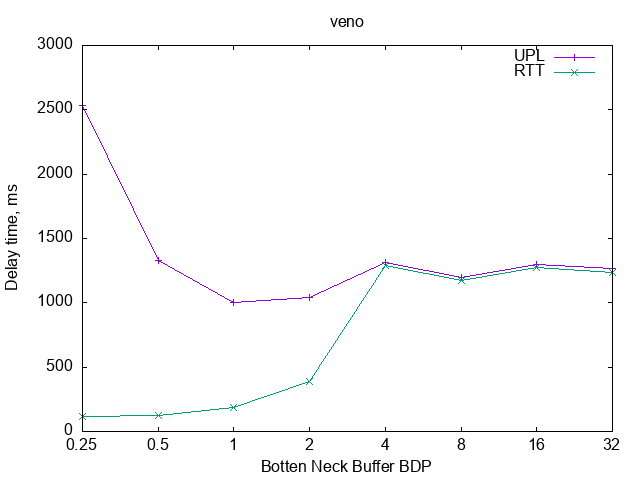

Generate this figure with gnuplot:
set term png
set output 'veno.png' 

set key fixed right top vertical Right noreverse noenhanced autotitle nobox
set style data linespoints
set xlabel "Botten Neck Buffer BDP"
set ylabel "Delay time, ms"
        
set title 'veno'
plot 'veno.dat' using 2:xtic(1) title columnheader(2), for [i=3:3] '' using i title columnheader(i)
